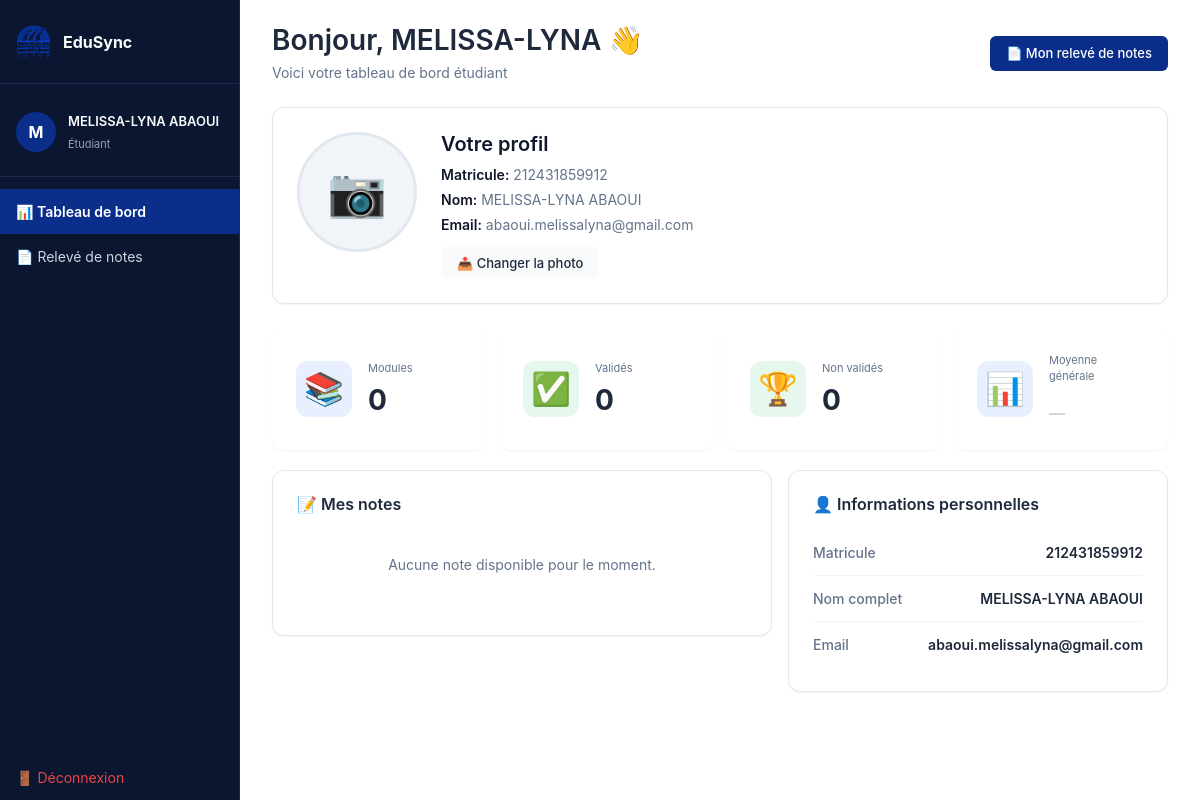
The page /student/dashboard.php (signed in) on the database its author committed.
### tables this page shows
CREATE TABLE IF NOT EXISTS students (
    id          INT AUTO_INCREMENT PRIMARY KEY,
    last_name             VARCHAR(80)  NOT NULL,
    first_name            VARCHAR(80)  NOT NULL,
    email                 VARCHAR(120) NOT NULL UNIQUE,
    profile_image         VARCHAR(255) DEFAULT NULL,
    student_number        VARCHAR(20)  NOT NULL UNIQUE,
    birth_date            DATE,
    password_hash         VARCHAR(255) NOT NULL,
    must_change_password  TINYINT(1)   NOT NULL DEFAULT 1,
    last_login            DATETIME DEFAULT NULL,
    last_activity         DATETIME DEFAULT NULL,
    is_active             TINYINT(1)   NOT NULL DEFAULT 1,
    created_at            TIMESTAMP    DEFAULT CURRENT_TIMESTAMP
);

### student/dashboard.php (the view, shortened to what this page needs)
<?php
require_once '../config/db.php';
$student_id = $_SESSION['user_id'];
$stmt = $pdo->prepare("
    SELECT id, student_number, first_name, last_name, email, profile_image
    FROM students
    WHERE id = ?
");
$stmt->execute([$student_id]);
$student = $stmt->fetch();
$stmt = $pdo->prepare("
    SELECT n.grade,
           m.title AS module_name, m.code, m.coefficient
    FROM notes n
    JOIN modules m ON n.module_id = m.id
    WHERE n.student_id = ?
    ORDER BY m.code ASC
");
$stmt->execute([$student_id]);
$notes = $stmt->fetchAll();
$average      = null;
$passed = count(array_filter($notes, fn($n) => $n['grade'] >= 10));
$failed = count($notes) - $passed;
require_once '../includes/student_header.php';
?>
<div class="student-page-header">
    <div>
        <h1>Bonjour, <?= htmlspecialchars($student['first_name']) ?> 👋</h1>
        <p>Voici votre tableau de bord étudiant</p>
    </div>
    <a href="releve.php" class="btn btn-primary">📄 Mon relevé de notes</a>
</div>
<div class="card student-profile-card">
    <div class="profile-content">
        <div class="profile-image-container">
            <div id="profile-image-container" class="profile-avatar">
                <?php if ($student['profile_image']): ?>
                    <img src="../assets/uploads/student_profiles/<?= htmlspecialchars($student['profile_image']) ?>" alt="Profil">
                <?php else: ?>
                    <span>📷</span>
                <?php endif; ?>
            </div>
        </div>
        <div class="profile-info">
            <h3>Votre profil</h3>
            <p>
                <strong>Matricule:</strong> <?= htmlspecialchars($student['student_number']) ?>
            </p>
            <p>
                <strong>Nom:</strong> <?= htmlspecialchars($student['first_name'] . ' ' . $student['last_name']) ?>
            </p>
            <p>
                <strong>Email:</strong> <?= htmlspecialchars($student['email']) ?>
            </p>
            <div class="profile-actions">
                <button onclick="document.getElementById('profile-image-input').click();" class="btn btn-secondary">
                    📤 Changer la photo
                </button>
            </div>
        </div>
    </div>
</div>
<div class="stats-grid">
    <div class="stat-card">
        <div class="stat-icon blue">📚</div>
        <div class="stat-info">
            <p>Modules</p>
            <h2><?= count($notes) ?></h2>
        </div>
    </div>
    <div class="stat-card">
        <div class="stat-icon green">✅</div>
        <div class="stat-info">
            <p>Validés</p>
            <h2><?= $passed ?></h2>
        </div>
    </div>
    <div class="stat-card">
        <div class="stat-icon <?= $failed > 0 ? 'coral' : 'green' ?>">
            <?= $failed > 0 ? '❌' : '🏆' ?>
        </div>
        <div class="stat-info">
            <p>Non validés</p>
            <h2><?= $failed ?></h2>
        </div>
    </div>
    <div class="stat-card">
        <div class="stat-icon <?= $average === null ? 'blue' : ($average >= 10 ? 'green' : 'coral') ?>">
            📊
        </div>
        <div class="stat-info">
            <p>Moyenne générale</p>
            <h2>
                <?php if ($average !== null): ?>
                    <?= $average ?><small class="text-md text-secondary">/20</small>
                <?php else: ?>
                    <span class="text-lg text-muted">—</span>
                <?php endif; ?>
            </h2>
        </div>
    </div>
</div>
<div class="dashboard-grid">
    <div class="card">
        <h3>📝 Mes notes</h3>
        <?php if (empty($notes)): ?>
            <p class="empty-state text-secondary mb-0">
                Aucune note disponible pour le moment.
            </p>
        <?php endif; ?>
    </div>
    <div class="card">
        <h3>👤 Informations personnelles</h3>
        <div class="info-list">
            <div class="info-row">
                <span class="info-label">Matricule</span>
                <span class="info-value">
                    <?= htmlspecialchars($student['student_number']) ?>
                </span>
            </div>
            <div class="info-row">
                <span class="info-label">Nom complet</span>
                <span class="info-value">
                    <?= htmlspecialchars($student['first_name'].' '.$student['last_name']) ?>
                </span>
            </div>
            <div class="info-row">
                <span class="info-label">Email</span>
                <span class="info-value">
                    <?= htmlspecialchars($student['email']) ?>
                </span>
            </div>
        </div>
    </div>
</div>
<?php require_once '../includes/student_footer.php'; ?>

### assets/css/colors.css (style rules this page uses)
:root { --primary: #3b82f6; --primary-light: #eff6ff; --success: #10b981; --success-dark: #166534; --success-light: #16a34a; --danger: #ef4444; --danger-dark: #991b1b; --warning: #f59e0b; --warning-light: #fbbf24; --info: #06b6d4; --dark: #0f172a; --gray-100: #f1f5f9; --gray-200: #e2e8f0; --gray-300: #cbd5e1; --gray-400: #94a3b8; --gray-500: #64748b; --gray-600: #475569; --light: #f8fafc; --online: #10b981; --offline: #cbd5e1; --offline-text: #475569; --never: #94a3b8; }

### assets/css/student.css (style rules this page uses)
.student-page-header { display: flex; justify-content: space-between; align-items: center; margin-bottom: 24px; }
.student-page-header h1 { margin: 0; font-size: 28px; }
.student-page-header p { margin: 4px 0 0; color: var(--gray-500); }
.student-profile-card { margin-bottom: 24px; }
.profile-content { display: flex; gap: 24px; align-items: start; }
.profile-image-container { flex-shrink: 0; }
.profile-avatar { width: 120px; height: 120px; border-radius: 50%; overflow: hidden; background: var(--gray-100); border: 3px solid var(--gray-200); display: flex; align-items: center; justify-content: center; font-size: 48px; }
.profile-info { flex: 1; }
.profile-info h3 { margin: 0 0 8px; font-size: 20px; color: var(--dark); }
.profile-info p { margin: 0 0 4px; color: var(--gray-500); font-size: 14px; }
.profile-info strong { color: var(--dark); font-weight: 600; }
.profile-actions { display: flex; gap: 8px; align-items: center; margin-top: 12px; }
.stats-grid { display: grid; grid-template-columns: repeat(auto-fit, minmax(160px, 1fr)); gap: 12px; margin-bottom: 20px; }

### assets/css/variables.css (style rules this page uses)
:root { --color-primary: #0A2E8A; --color-primary-dark: #08225a; --color-primary-light: #e8f0ff; --color-text: #1e293b; --color-text-secondary: #64748b; --color-text-tertiary: #94a3b8; --color-bg-white: #fff; --color-bg-secondary: #f8fafc; --color-bg-dark: #0f172a; --color-border: #d1d5db; --color-border-light: #e2e8f0; --color-green: #10b981; --color-green-light: #e6f7ee; --color-amber: #f59e0b; --color-amber-light: #fef3e0; --color-red: #ef4444; --color-red-light: #fee2e2; --color-purple: #8b5cf6; --color-purple-light: #ede9fe; --color-coral: #ff6b6b; --color-coral-light: #ffe0e0; --shadow-sm: 0 1px 2px rgba(0, 0, 0, 0.05); --shadow-md: 0 4px 6px rgba(0, 0, 0, 0.1); --shadow-lg: 0 10px 40px rgba(0, 0, 0, 0.2); --radius-md: 6px; --radius-lg: 12px; --font-family: -apple-system, BlinkMacSystemFont, "Segoe UI", Roboto, "Helvetica Neue", Arial, sans-serif; --font-size-xs: 11px; --font-size-sm: 12px; --font-size-base: 13px; --font-size-md: 14px; --font-size-lg: 16px; --font-size-xl: 18px; --font-size-2xl: 24px; --font-size-3xl: 28px; --spacing-xs: 4px; --spacing-sm: 8px; --spacing-md: 12px; --spacing-lg: 16px; --spacing-xl: 20px; --spacing-2xl: 24px; --spacing-3xl: 32px; --transition-fast: 0.15s ease; --transition-normal: 0.3s ease; --transition-slow: 0.6s ease; --sidebar-width: 240px; --navbar-height: 62px; --max-content-width: 1040px; }

### assets/css/global.css (style rules this page uses)
* { margin: 0; padding: 0; box-sizing: border-box; }
html { scroll-behavior: smooth; }
body { font-family: var(--font-family); font-size: var(--font-size-md); color: var(--color-text); background: var(--color-bg-white); line-height: 1.5; }
h1, h2, h3, h4, h5, h6 { font-weight: 600; line-height: 1.2; }
h1 { font-size: var(--font-size-3xl); }
h2 { font-size: var(--font-size-2xl); }
h3 { font-size: var(--font-size-lg); }
p { margin-bottom: var(--spacing-md); }
a { color: inherit; text-decoration: none; transition: color var(--transition-fast); }

### assets/css/pages.css (style rules this page uses)
.stats-grid { display: grid; grid-template-columns: repeat(auto-fit, minmax(200px, 1fr)); gap: var(--spacing-lg); margin-bottom: var(--spacing-2xl); }
.dashboard-grid { display: grid; grid-template-columns: 1fr 380px; gap: var(--spacing-lg); align-items: start; }

### rows shown on the page
students: first_name "MELISSA-LYNA", student_number "212431859912", first_name+last_name "MELISSA-LYNA ABAOUI", email "abaoui.melissalyna@gmail.com"

### other values the page prints
substr($_SESSION['user_name'], 0, 1) "M"
$_SESSION['user_name'] "MELISSA-LYNA ABAOUI"
count($notes) "0"
$passed "0"
$failed "0"
